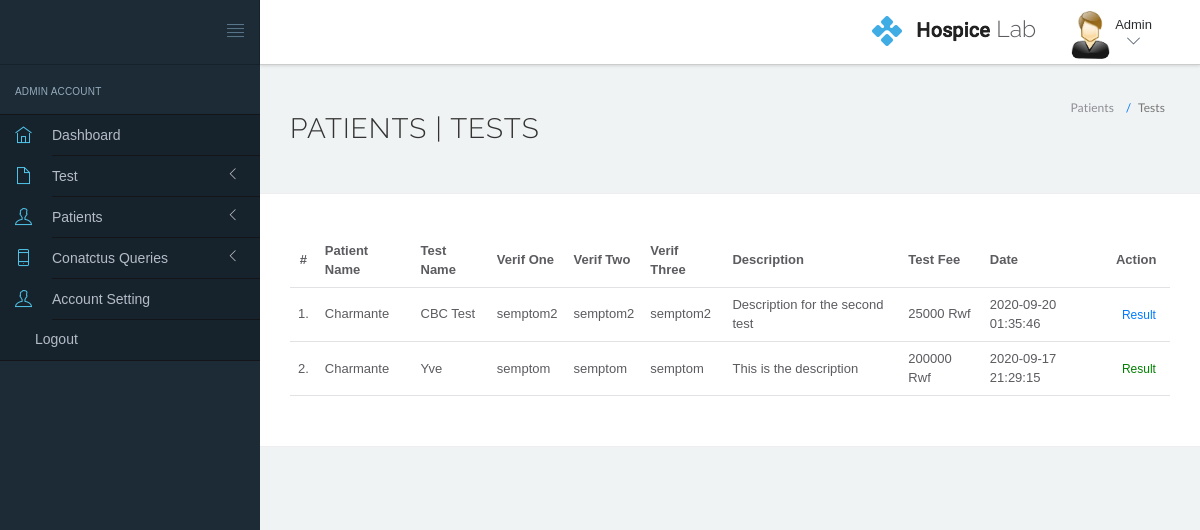
Screenshot of /management/hms/admin/patients-test.php (signed in) with the database file from the repository.
### tables this page shows
CREATE TABLE `booked_test` (
  `ID` int(225) NOT NULL,
  `patient_name` varchar(225) NOT NULL,
  `patientId` int(11) NOT NULL,
  `test_name` varchar(225) NOT NULL,
  `verif_one` varchar(225) NOT NULL,
  `verif_two` varchar(225) NOT NULL,
  `verif_three` varchar(225) NOT NULL,
  `description` text NOT NULL,
  `test_fee` int(225) NOT NULL,
  `status` int(225) NOT NULL,
  `result` text NOT NULL,
  `date_test` datetime NOT NULL DEFAULT current_timestamp()
);

### management/hms/admin/patients-test.php (the view, shortened to what this page needs)
<?php
include('include/config.php');
?>
<!DOCTYPE html>
<html lang="en">
	<head>
		<link rel="stylesheet" href="vendor/bootstrap/css/bootstrap.min.css">
		<link rel="stylesheet" href="vendor/fontawesome/css/font-awesome.min.css">
		<link rel="stylesheet" href="vendor/themify-icons/themify-icons.min.css">
		<link href="vendor/animate.css/animate.min.css" rel="stylesheet" media="screen">
		<link href="vendor/perfect-scrollbar/perfect-scrollbar.min.css" rel="stylesheet" media="screen">
		<link href="vendor/switchery/switchery.min.css" rel="stylesheet" media="screen">
		<link href="vendor/bootstrap-touchspin/jquery.bootstrap-touchspin.min.css" rel="stylesheet" media="screen">
		<link href="vendor/select2/select2.min.css" rel="stylesheet" media="screen">
		<link href="vendor/bootstrap-datepicker/bootstrap-datepicker3.standalone.min.css" rel="stylesheet" media="screen">
		<link href="vendor/bootstrap-timepicker/bootstrap-timepicker.min.css" rel="stylesheet" media="screen">
		<link rel="stylesheet" href="assets/css/styles.css">
		<link rel="stylesheet" href="assets/css/plugins.css">
		<link rel="stylesheet" href="assets/css/themes/theme-1.css" id="skin_color" />
	</head>
	<body>
		<div id="app">
<?php include('include/sidebar.php');?>
			<div class="app-content">
					<?php include('include/header.php');?>
				<div class="main-content" >
					<div class="wrap-content container" id="container">
						<section id="page-title">
							<div class="row">
								<div class="col-sm-8">
									<h1 class="mainTitle">Patients  | Tests</h1>
																	</div>
								<ol class="breadcrumb">
									<li>
										<span>Patients </span>
									</li>
									<li class="active">
										<span>Tests</span>
									</li>
								</ol>
							</div>
						</section>
						<div class="container-fluid container-fullw bg-white">
									<div class="row">
								<div class="col-md-12">
									<table class="table table-hover" id="sample-table-1">
										<thead>
											<tr>
												<th class="center">#</th>
												<th>Patient Name</th>
												<th>Test Name</th>
												<th>Verif One</th>
												<th>Verif Two</th>
												<th>Verif Three</th>
												<th>Description</th>
												<th>Test Fee</th>
												<th>Date</th>
												<th>Action</th>
											</tr>
										</thead>
										<tbody>
											<?php
											$sql=mysqli_query($con,"select * from booked_test ORDER BY id DESC");
											$cnt=1;
											while($row=mysqli_fetch_array($sql))
											 {
												if($row['status'] == 0){
											?>
											<style>
												#idTd{
													color: #ddd !important;
												}
											</style>
											<tr>
												<td id="idTd" class="center"><?php echo $cnt;?>.</td>
												<td id="idTd" class="hidden-xs"><?php echo $row['patient_name'];?></td>
												<td id="idTd"><?php echo $row['test_name'];?></td>
												<td id="idTd"><?php echo $row['verif_one'];?></td>
												<td id="idTd"><?php echo $row['verif_two'];?></td>
												<td id="idTd"><?php echo $row['verif_three'];?></td>
												<td id="idTd"><?php echo $row['description'];?></td>
												<td id="idTd"><?php echo $row['test_fee'].' Rwf';?></td>
												<td id="idTd"><?php echo $row['date_test'];?></td>
												<td id="idTd" >
												<div class="" style="color: #fb000042;">
													Cenceld
												</div>
												</td>
											</tr>
											<?php
													$cnt=$cnt+1;
												} else {
											?>
											<tr>
												<td class="center"><?php echo $cnt;?>.</td>
												<td class="hidden-xs"><?php echo $row['patient_name'];?></td>
												<td><?php echo $row['test_name'];?></td>
												<td><?php echo $row['verif_one'];?></td>
												<td><?php echo $row['verif_two'];?></td>
												<td><?php echo $row['verif_three'];?></td>
												<td><?php echo $row['description'];?></td>
												<td><?php echo $row['test_fee'].' Rwf';?></td>
												<td><?php echo $row['date_test'];?></td>
												<td >
												<div class="">
													<?php
														if($row['status'] == 1){
															?>
															<a href="add-test-result.php?id=<?php echo $row['ID']?>" class="btn btn-transparent btn-xs tooltips">Result</a>
															<?php
														} else if($row['status'] == 2){
															?>
															<a href="add-test-result.php?id=<?php echo $row['ID']?>" class="btn btn-transparent btn-xs tooltips" style="color: green">Result</a>
															<?php
														} else{
															?>
															<a href="add-test-result.php?id=<?php echo $row['ID']?>" class="btn btn-transparent btn-xs tooltips">Result</a>
															<?php
														}
													?>
												</div>
												</td>
											</tr>
											<?php
													$cnt=$cnt+1;
												}
											 }
											 ?>
										</tbody>
									</table>
								</div>
							</div>
								</div>
					</div>
				</div>
			</div>
		</div>
	</body>
</html>

### management/hms/admin/include/header.php (shortened to what this page needs)
<header class="navbar navbar-default navbar-static-top">
					<div class="navbar-header">
						<a class="navbar-brand" href="#">
						</a>
						<a href="#" class="sidebar-toggler pull-right visible-md visible-lg" data-toggle-class="app-sidebar-closed" data-toggle-target="#app">
							<i class="ti-align-justify"></i>
						</a>
					</div>
					<div class="navbar-collapse collapse">
						<ul class="nav navbar-right">
								<li  style="padding-top:5%; padding-right: 20px;">
								<h2 style="font-size: 23px;"><img src="../../../user_side/img/logo.png" alt=""> Lab</h2>
							</li>
							<li class="dropdown current-user">
								<a href class="dropdown-toggle" data-toggle="dropdown">
									<img src="assets/images/images.jpg" > <span class="username">
									<?php
										$query = $db->prepare('SELECT * FROM admin WHERE id=:id');
										$query->execute(array(
												'id' => $_SESSION['id_admin']
										));
										foreach($query as $data_patient){
												$fullName = $data_patient['fullname'];
												echo $fullName;
										}
									?>
									<i class="ti-angle-down"></i></i></span>
								</a>
							</li>
						</ul>
					</div>
				</header>

### management/hms/admin/assets/css/themes/theme-1.css (style rules this page uses)
body { background: #F0F3F4; }
header .navbar-header { background: #1C2B36 !important; border-right-color: rgba(0, 0, 0, 0.2) !important; border-bottom-color: rgba(0, 0, 0, 0.2) !important; }
header .navbar-header .sidebar-toggler, header .navbar-header .sidebar-mobile-toggler { color: #5c798f !important; }
header .navbar-header .navbar-brand { color: #ffffff !important; }
header .navbar-collapse { background: #ffffff !important; border-bottom-color: rgba(0, 0, 0, 0.2) !important; box-shadow: 0 0 4px rgba(0, 0, 0, 0.2) !important; }
header .navbar-collapse .navbar-right>li>a { color: #141719; }
header .navbar-collapse .navbar-right>li>a i { color: #3E4B5C !important; }

### rows the page displays
booked_test: patient_name "Charmante", test_name "CBC Test", verif_one "semptom2", verif_two "semptom2", verif_three "semptom2", description "Description for the second test", test_fee "25000", date_test "2020-09-20 01:35:46"
booked_test: patient_name "Charmante", test_name "Yve", verif_one "semptom", verif_two "semptom", verif_three "semptom", description "This is the description", test_fee "200000", date_test "2020-09-17 21:29:15"

### other values shown
$fullName "Admin"
